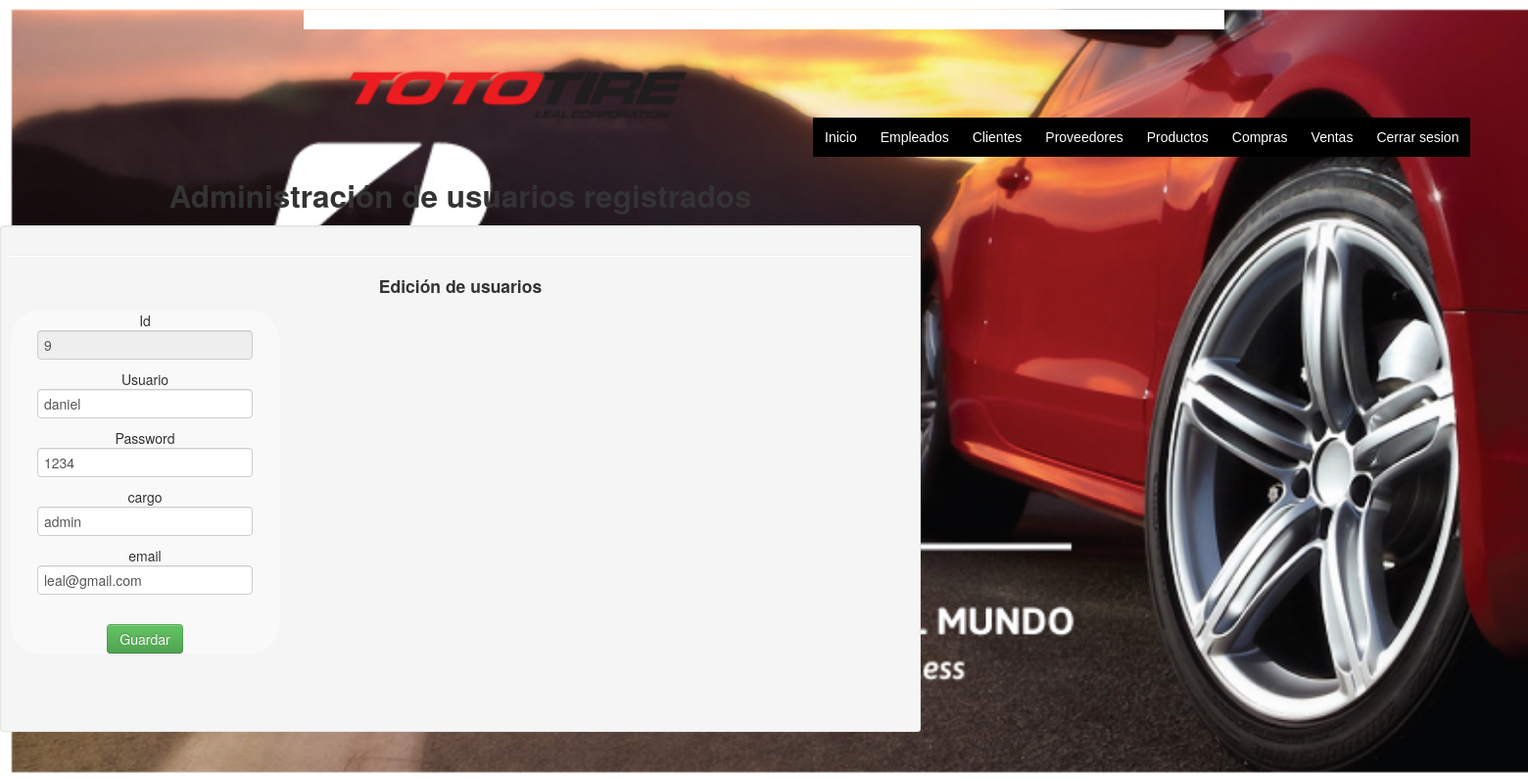
Page /controlador/actualizar.php?id=9 (signed in) on the committed database.
### tables this page shows
CREATE TABLE `user_tb` (
  `id` int(11) NOT NULL,
  `user` varchar(250) DEFAULT NULL,
  `contrasena` varchar(250) DEFAULT NULL,
  `cargo` varchar(250) DEFAULT NULL,
  `email` varchar(250) DEFAULT NULL
);

### controlador/actualizar.php (the view, shortened to what this page needs)
<!DOCTYPE html>
<html lang="en">
  <head>
    <link href="bootstrap/css/bootstrap.min.css" rel="stylesheet"/>
<link rel="stylesheet" type="text/css" href="css\acem.css" />
  </head>
<body >
<div class="container">
<div class="row">
</div>
  <div class="menu"style=" background: #ffffff;">
 <?php
include("../vista/menu.php");
?>
<div class="row">
	<div class="span12">
		<div class="caption">
		<h2> Administración de usuarios registrados</h2>
		<div class="well well-small">
		<hr class="soft"/>
		<h4>Edición de usuarios</h4>
		<div class="row-fluid">
		<?php
		extract($_GET);
		require("../modelo/connect_db.php");
		$id = $_GET['id'];
		$sql="SELECT * FROM user_tb WHERE id= '$id'";
		$ressql=mysqli_query($mysqli,$sql);
		while ($row=mysqli_fetch_row($ressql)){
			    	$id=$row[0];
		    	$user=$row[1];
		    	$pass=$row[2];
		    	$cargo=$row[3];
					$email=$row[4];
			}
		?>
		<form action="../modelo/ejecutaactualizar.php" method="post">
				Id<br><input type="text" name="id" value= "<?php echo $id ?>" readonly="readonly" ><br>
				Usuario<br> <input type="text" name="user" value="<?php echo $user ?>" pattern="[A-Za-zÑñÁÉÍÓÚáéíóú\s]+"><br>
				Password <br> <input type="text" name="contrasena" value="<?php echo $pass ?>"><br>
				cargo<br> <input type="text" name="cargo" value="<?php echo $cargo ?>" pattern="[A-Za-zÑñÁÉÍÓÚáéíóú\s]+"><br>
				email<br> <input type="email" name="email" value="<?php echo $email ?>"><br>
				<br>
				<input type="submit" value="Guardar" class="btn btn-success btn-primary">
			</form>
		<div class="span8">
		</div>
		</div>
		<br/>
		</div>
</div>
	</div>
</div>
  </body>
</html>

### controlador/css/acem.css (style rules this page uses)
body { background-image: url(LLANTA.JPG); background-repeat: no-repeat; background-attachment: fixed; background-size: cover; text-align: center; font-family: "Times New Roman"; }
div { padding-top: 5px }
form { width:30%; background: rgba(255, 255, 255, 0.37); border-radius:10%; }
::placeholder { color: silver; }
.menu { padding:10px 20px; }

### controlador/css/indexastyle.css (style rules this page uses)
* { margin:0px; padding:0px; }
body { background-image: url(LLANTA.JPG); background-repeat: no-repeat; background-attachment: fixed; background-size: cover; text-align: center; font-family: "Times New Roman"; }

### rows in the picture
user_tb: id "9", user "daniel", contrasena "1234", cargo "admin", email "leal@gmail.com"
